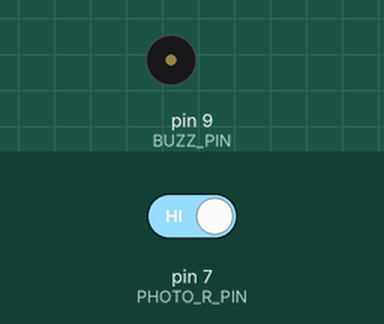
A sketch run on a simulated Arduino Uno, built with avr-gcc and run on an emulated ATmega328P. On the bench: buzzer (waves = sounding, pin HIGH). The test bench sets the inputs (shaded band); at power-on: pin 7 (PHOTO_R_PIN) HIGH.

Above: at 1.2 s.
1.3 s: pin 7 (PHOTO_R_PIN) driven LOW
At 2.1 s:
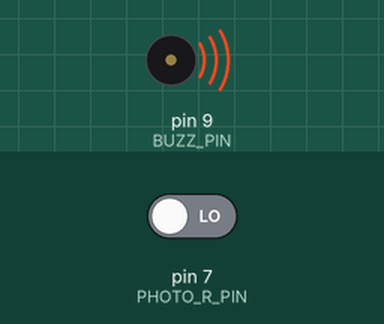
2.8 s: pin 7 (PHOTO_R_PIN) driven HIGH
At 3.2 s:
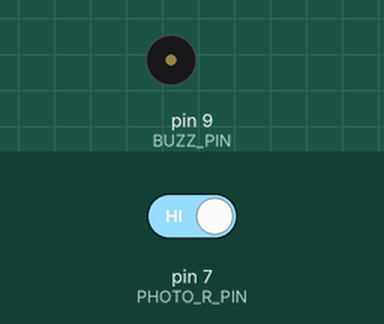
Timing chart, 0 to 5.8 s (numbered marks = the images above; inputs shaded):
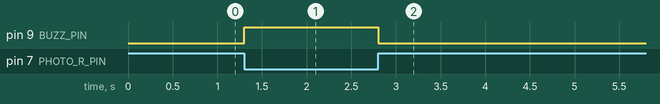

Measured:
- after the input at 1.3 s, pin 9 (BUZZ_PIN): LOW → HIGH at once
- after the input at 2.8 s, pin 9 (BUZZ_PIN): HIGH → LOW at once

The sketch:

light_sensor_with_active_buzzer.ino
```cpp
int PHOTO_R_PIN = 7;
int BUZZ_PIN = 9;
void setup(){
    pinMode(PHOTO_R_PIN, INPUT);
    pinMode(BUZZ_PIN, OUTPUT);
    digitalWrite(BUZZ_PIN, LOW);
}

void loop() {
    if (digitalRead(PHOTO_R_PIN) == LOW)
        digitalWrite(BUZZ_PIN, HIGH);
    else
        digitalWrite(BUZZ_PIN, LOW);
}
```
